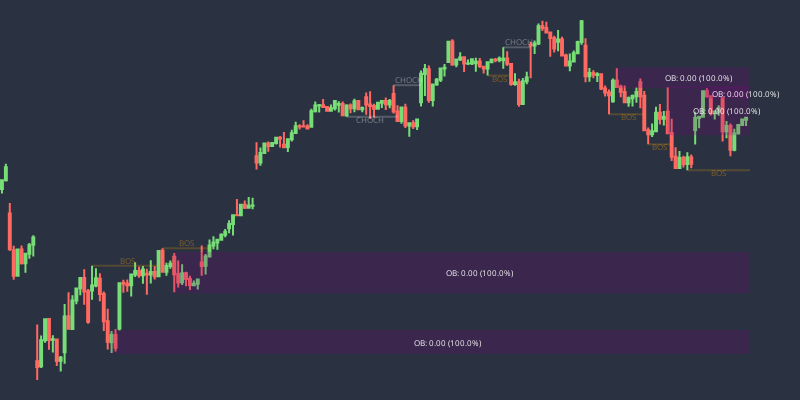

The notebook cell this image was saved under:
### Code cell
fig = create_smc_plot(df_1h, rangebreak_1h,  dvalue= 60)
fig.show()

### Figure 1 — Plotly figure (JSON) as saved in the notebook; plotly's stock layout.template omitted (floating-point values rounded to 4 significant figures; data arrays with more than 128 entries replaced by an {"elided": "..."} marker saying what was removed)
{"data": [{"close": {"elided": "200 float values"}, "decreasing": {"line": {"color": "#ff6962"}}, "high": {"elided": "200 float values"}, "increasing": {"line": {"color": "#77dd76"}}, "low": {"elided": "200 float values"}, "open": {"elided": "200 float values"}, "type": "candlestick", "x": {"elided": "200 str values"}}, {"line": {"color": "rgba(255, 165, 0, 0.2)"}, "mode": "lines", "type": "scatter", "x": ["2024-08-07T20:30:00", "2024-08-09T23:30:00"], "y": [39480.0, 39480.0]}, {"mode": "text", "text": "BOS", "textfont": {"color": "rgba(255, 165, 0, 0.4)", "size": 8}, "textposition": "top center", "type": "scatter", "x": ["2024-08-08T22:30:00"], "y": [39480.0]}, {"line": {"color": "rgba(255, 165, 0, 0.2)"}, "mode": "lines", "type": "scatter", "x": ["2024-08-10T00:30:00", "2024-08-13T22:30:00"], "y": [39630.0, 39630.0]}, {"mode": "text", "text": "BOS", "textfont": {"color": "rgba(255, 165, 0, 0.4)", "size": 8}, "textposition": "top center", "type": "scatter", "x": ["2024-08-12T23:30:00"], "y": [39630.0]}, {"line": {"color": "rgba(255, 255, 255, 0.2)"}, "mode": "lines", "type": "scatter", "x": ["2024-08-20T22:30:00", "2024-08-22T21:30:00"], "y": [40760.0, 40760.0]}, {"mode": "text", "text": "CHOCH", "textfont": {"color": "rgba(255, 255, 255, 0.4)", "size": 8}, "textposition": "bottom center", "type": "scatter", "x": ["2024-08-21T21:30:00"], "y": [40760.0]}, {"line": {"color": "rgba(255, 255, 255, 0.2)"}, "mode": "lines", "type": "scatter", "x": ["2024-08-22T20:30:00", "2024-08-23T20:30:00"], "y": [41030.0, 41030.0]}, {"mode": "text", "text": "CHOCH", "textfont": {"color": "rgba(255, 255, 255, 0.4)", "size": 8}, "textposition": "top center", "type": "scatter", "x": ["2024-08-23T00:30:00"], "y": [41030.0]}, {"line": {"color": "rgba(255, 165, 0, 0.2)"}, "mode": "lines", "type": "scatter", "x": ["2024-08-27T23:30:00", "2024-08-28T22:30:00"], "y": [41110.0, 41110.0]}, {"mode": "text", "text": "BOS", "textfont": {"color": "rgba(255, 165, 0, 0.4)", "size": 8}, "textposition": "bottom center", "type": "scatter", "x": ["2024-08-28T02:30:00"], "y": [41110.0]}, {"line": {"color": "rgba(255, 255, 255, 0.2)"}, "mode": "lines", "type": "scatter", "x": ["2024-08-28T20:30:00", "2024-08-29T20:30:00"], "y": [41350.0, 41350.0]}, {"mode": "text", "text": "CHOCH", "textfont": {"color": "rgba(255, 255, 255, 0.4)", "size": 8}, "textposition": "top center", "type": "scatter", "x": ["2024-08-29T00:30:00"], "y": [41350.0]}, {"line": {"color": "rgba(255, 165, 0, 0.2)"}, "mode": "lines", "type": "scatter", "x": ["2024-09-04T02:30:00", "2024-09-05T21:30:00"], "y": [40780.0, 40780.0]}, {"mode": "text", "text": "BOS", "textfont": {"color": "rgba(255, 165, 0, 0.4)", "size": 8}, "textposition": "bottom center", "type": "scatter", "x": ["2024-09-05T00:30:00"], "y": [40780.0]}, {"line": {"color": "rgba(255, 165, 0, 0.2)"}, "mode": "lines", "type": "scatter", "x": ["2024-09-05T22:30:00", "2024-09-06T21:30:00"], "y": [40520.0, 40520.0]}, {"mode": "text", "text": "BOS", "textfont": {"color": "rgba(255, 165, 0, 0.4)", "size": 8}, "textposition": "bottom center", "type": "scatter", "x": ["2024-09-06T01:30:00"], "y": [40520.0]}, {"line": {"color": "rgba(255, 165, 0, 0.2)"}, "mode": "lines", "type": "scatter", "x": ["2024-09-07T01:30:00", "2024-09-11T20:30:00"], "y": [40300.0, 40300.0]}, {"mode": "text", "text": "BOS", "textfont": {"color": "rgba(255, 165, 0, 0.4)", "size": 8}, "textposition": "bottom center", "type": "scatter", "x": ["2024-09-10T02:30:00"], "y": [40300.0]}], "layout": {"annotations": [{"align": "center", "font": {"color": "rgba(250, 250, 250, 1)", "size": 8}, "showarrow": false, "text": "OB: 0.00 (100.0%)", "x": "2024-08-26T20:30:00", "xref": "x", "y": 38820.0, "yref": "y"}, {"align": "center", "font": {"color": "rgba(250, 250, 250, 1)", "size": 8}, "showarrow": false, "text": "OB: 0.00 (100.0%)", "x": "2024-08-27T21:30:00", "xref": "x", "y": 39420.0, "yref": "y"}, {"align": "center", "font": {"color": "rgba(250, 250, 250, 1)", "size": 8}, "showarrow": false, "text": "OB: 0.00 (100.0%)", "x": "2024-09-09T21:30:00", "xref": "x", "y": 41090.0, "yref": "y"}, {"align": "center", "font": {"color": "rgba(250, 250, 250, 1)", "size": 8}, "showarrow": false, "text": "OB: 0.00 (100.0%)", "x": "2024-09-10T21:30:00", "xref": "x", "y": 40810.0, "yref": "y"}, {"align": "center", "font": {"color": "rgba(250, 250, 250, 1)", "size": 8}, "showarrow": false, "text": "OB: 0.00 (100.0%)", "x": "2024-09-11T02:30:00", "xref": "x", "y": 40960.0, "yref": "y"}], "font": {"color": "white"}, "height": 400, "margin": {"b": 0, "l": 0, "pad": 50, "r": 50, "t": 0}, "paper_bgcolor": "rgba(34, 42, 58, 0.8)", "plot_bgcolor": "rgba(34, 42, 58, 0.8)", "shapes": [{"fillcolor": "Purple", "legendgroup": "bullish ob", "line": {"color": "Purple"}, "name": "Bullish OB", "opacity": 0.2, "showlegend": true, "type": "rect", "x0": "2024-08-08T01:30:00", "x1": "2024-09-12T21:30:00", "y0": 38730.0, "y1": 38920.0}, {"fillcolor": "Purple", "legendgroup": "bullish ob", "line": {"color": "Purple"}, "name": "Bullish OB", "opacity": 0.2, "showlegend": true, "type": "rect", "x0": "2024-08-12T20:30:00", "x1": "2024-09-12T21:30:00", "y0": 39250.0, "y1": 39590.0}, {"fillcolor": "Purple", "legendgroup": "bearish ob", "line": {"color": "Purple"}, "name": "Bearish OB", "opacity": 0.2, "showlegend": true, "type": "rect", "x0": "2024-09-04T21:30:00", "x1": "2024-09-12T21:30:00", "y0": 41010.0, "y1": 41170.0}, {"fillcolor": "Purple", "legendgroup": "bearish ob", "line": {"color": "Purple"}, "name": "Bearish OB", "opacity": 0.2, "showlegend": true, "type": "rect", "x0": "2024-09-06T20:30:00", "x1": "2024-09-12T21:30:00", "y0": 40610.0, "y1": 41010.0}, {"fillcolor": "Purple", "legendgroup": "bearish ob", "line": {"color": "Purple"}, "name": "Bearish OB", "opacity": 0.2, "showlegend": true, "type": "rect", "x0": "2024-09-09T23:30:00", "x1": "2024-09-12T21:30:00", "y0": 40920.0, "y1": 41000.0}], "showlegend": false, "width": 800, "xaxis": {"rangebreaks": [{"dvalue": 3600000, "values": {"elided": "805 str values"}}], "rangeslider": {"visible": false}, "showgrid": false, "showline": false, "showticklabels": false, "visible": true, "zeroline": false}, "yaxis": {"showticklabels": false, "visible": false}}}
